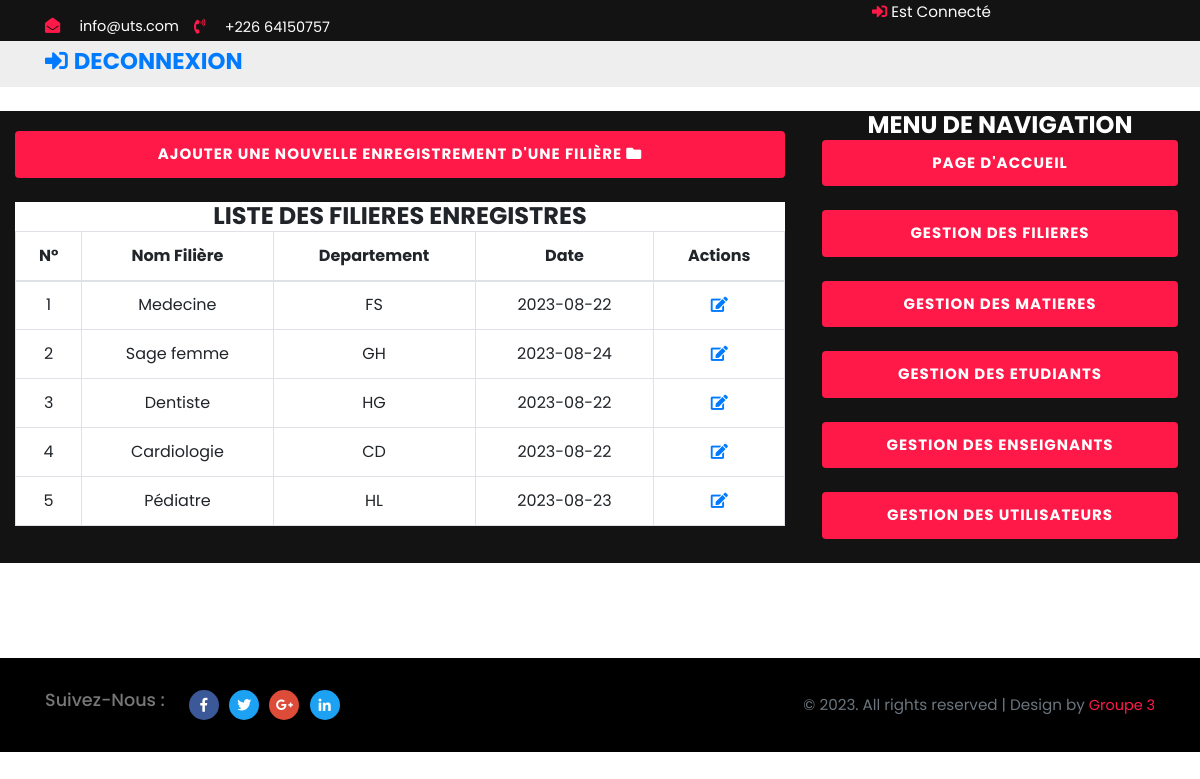
Page /view/filiere/liste.php on the committed database.
### tables this page shows
CREATE TABLE `filieres` (
  `IdFiliere` int(11) NOT NULL,
  `NomFiliere` varchar(25) NOT NULL,
  `Departement` varchar(25) NOT NULL,
  `Date` date NOT NULL
);

### class/FiliereManager.class.php (called while the page is built, shortened)
<?php
class FiliereManager
{
  private $_db;
   public function __construct($db)
   {
       $this->_db=$db;
   }
   public function liste()
   {
     $serv=[];
     $sql=$this->_db->query("SELECT * FROM filieres");
     $rows=$sql->fetchAll();
     foreach ($rows as $row) {
     $serv[]=new Filiere($row);
     }
     return $serv;
   }
}

### class/Filiere.class.php (called while the page is built, shortened)
<?php
  class Filiere
  {
    public function __get($propriete)
    {
      if(property_exists($this,$propriete))
      {
        return $this->$propriete;
      }
    }
}

### view/filiere/liste.php (the view, shortened to what this page needs)
<?php
$bd = bd();
$FilManag = new FiliereManager($bd);
$list = $FilManag->liste();
?>
<!DOCTYPE HTML>
<html lang="zxx">
<?php
include('../../include/head.php');
?>
<body>
    <?php
    include('../../include/header.php');
    ?>
    <div class="row justify-content-center align-items-center no-gutters banner-agile">
        <div class="col-lg-8">
            <div class="container">
                <div style="text-align: right;">
                    <a href="../filiere/new.php"><button class="btn btn-agile btn-block w-100"><strong>Ajouter une nouvelle Enregistrement d'une filière <span class="fas fa-folder"></strong></button></a>
                </div></br>
                <div style="text-align: center;">
                    <h4 style="background-color: white;"><strong>LISTE DES FILIERES ENREGISTRES</strong></h4>
                </div>
                <table style="background-color: white;" class="table table-bordered">
                    <tbody>
                        <tr class='text-center'>
                            <th scope="col">N°</th>
                            <th scope="col">Nom Filière</th>
                            <th scope="col">Departement</th>
                            <th scope="col">Date</th>
                            <th scope="col">Actions</th>
                        </tr>
                    </tbody>
                    <tr class='text-center'>
                            <?php
                            foreach ($list as $key => $value) {
                            ?>
                        <tr class='text-center'>
                            <td><?= $key + 1 ?></td>
                            <td><?= $value->NomFiliere ?></td>
                            <td><?= $value->Departement ?></td>
                            <td><?= $value->Date ?></td>
                            <td>
                                <a  href="edit.php?IdFiliere=<?= $value->IdFiliere ?>" type="button"> <i class="fa fa-edit log"></i> </a>
                            </td>
                        </tr>
                    <?php
                            }
                    ?>
                    </tr>
                </table>
            </div>
        </div>
        <div class="col-lg-4">
            <div class="wthree-form">
                <h4 style="text-align: center;">
                    <strong>
                        MENU DE NAVIGATION
                    </strong>
                </h4>
                <?php
                include('../../include/menu.php');
                ?>
            </div>
        </div>
    </div>
    <?php
    include('../../include/footer.php');
    ?>
</body>
</html>

### include/head.php (shortened to what this page needs)
<head>
    <link href="../../css/bootstrap.css" rel='stylesheet' type='text/css' />
    <link href="../../css/animate.css" rel="stylesheet" type="text/css" media="all">
    <link href="../../css/style.css" rel='stylesheet' type='text/css' />
    <link href="../../css/fontawesome-all.min.css" rel="stylesheet">
</head>

### include/header.php (shortened to what this page needs)
<header>
    <div class="header-top">
        <div class="container">
            <div class="row">
                <div class="col-md-6">
                    <ul class="d-flex header-agile">
                        <li>
                            <span class="fas fa-envelope-open"></span>
                            <a href="mailto:example@email.com" class="text-white">info@uts.com</a>
                        </li>
                        <li>
                            <span class="fas fa-phone-volume"></span>
                            <p class="d-inline text-white">+226 64150757</p>
                        </li>
                    </ul>
                </div>
                <div class="col-md-6 hearder-right-agile">
                    <div class="d-flex">
                        <div class="login-wthree my-auto">
                            <a href="accueil.php" class="text-white text-capitalize"> <span class="fas fa-sign-in-alt flash animated infinite"></span> <?= $user["nom"]; ?> <?= $user["prenom"]; ?> est connecté </a>
                        </div>
                    </div>
                </div>
            </div>
        </div>
    </div>
    <div class="header-bottom">
        <div class="container">
            <nav class="navbar navbar-expand-lg navbar-right p-0">
                <h4>
                    <a href="../../index.php"> <span class="fas fa-sign-in-alt flash animated infinite"></span> <strong>DECONNEXION</strong></a>
                </h4>
            </nav>
        </div>
    </div>
</header></br>

### include/menu.php
<div style="text-align: center;">
    <a href="../../accueil.php" class="mr-lg-3 mt-lg-0 mt-4" title="Accueil"><button class="btn btn-agile btn-block w-30"><strong>PAGE D'ACCUEIL</strong></button></a>
    <a href="../filiere/liste.php" class="mr-lg-3 mt-lg-0 mt-4" title="Gestion des filières"><button class="btn btn-agile btn-block w-30"><strong>GESTION DES FILIERES</strong></button></a>
    <a href="../matiere/liste.php" class="mr-lg-3 mt-lg-0 mt-4" title="Gestion des matières"><button class="btn btn-agile btn-block w-30"><strong>GESTION DES MATIERES</strong></button></a>
    <a href="../etudiant/liste.php" class="mr-lg-3 mt-lg-0 mt-4" title="Gestion des étudiants"><button class="btn btn-agile btn-block w-30"><strong>GESTION DES ETUDIANTS</strong></button></a>
    <a href="../enseignant/liste.php" class="mr-lg-3 mt-lg-0 mt-4" title="Gestion des enseignants"><button class="btn btn-agile btn-block w-30"><strong>GESTION DES ENSEIGNANTS</strong></button></a>
    <a href="../utilisateur/liste.php" class="mr-lg-3 mt-lg-0 mt-4" title="Gestion des utilisateurs"><button class="btn btn-agile btn-block w-30"><strong>GESTION DES UTILISATEURS</strong></button></a>
</div>

### include/footer.php
<div style="height: 95px;"></div>
<footer>
    <div class="container">
        <div class="row">
            <div class="col-lg-6">
                <div class="social-icons d-flex  my-auto justify-content-lg-start justify-content-center">
                    <h2 class="mr-4">Suivez-nous :</h2>
                    <ul class="social-iconsv2 agileinfo">
                        <li>
                            <a href="#">
                                <i class="fab fa-facebook-f"></i>
                            </a>
                        </li>
                        <li>
                            <a href="#">
                                <i class="fab fa-twitter"></i>
                            </a>
                        </li>
                        <li>
                            <a href="#">
                                <i class="fab fa-google-plus-g"></i>
                            </a>
                        </li>
                        <li>
                            <a href="#">
                                <i class="fab fa-linkedin-in"></i>
                            </a>
                        </li>
                    </ul>
                </div>
            </div>
            <div class="col-lg-6 my-lg-auto mt-3">
                <div class="cpy-right text-lg-right text-center">
                    <p class="text-secondary">© 2023. All rights reserved | Design by
                        <a href="#"> Groupe 3</a>
                    </p>
                </div>
            </div>
        </div>
    </div>
</footer>

### css/style.css (style rules this page uses)
html, body { font-family: 'Poppins', sans-serif; font-size: 100%; overflow-x: hidden; background: #fff; }
body a, .btn-agile { transition: 0.5s all; -webkit-transition: 0.5s all; -moz-transition: 0.5s all; -o-transition: 0.5s all; -ms-transition: 0.5s all; text-decoration: none; }
h1, h2, h3, h4, h5, h6 { margin: 0; font-family: 'Poppins', sans-serif; }
p { line-height: 1.8; font-size: 0.95em; color: #777; margin: 0; }
ul { margin: 0; padding: 0; }
li { list-style-type: none; font-size: 0.95em; }
a { font-size: 0.95em; }
ul.d-flex.header-agile li span { margin-right: 1em; color: #ff1949; }
ul.d-flex.header-agile li:first-child { margin-right: 1em; }
.hearder-right-agile { padding-left: 13em; }
.header-top { background: #131313; }
ul.d-flex.header-agile { padding-top: 15px; }
.header-bottom { padding: 6px 0 11px; background: #eee; }
.btn-agile { font-size: 15px; letter-spacing: 1px; color: #fff; background: #ff1949; -webkit-box-flex: 1; -webkit-flex: 1 1 auto; -ms-flex: 1 1 auto; flex: 1 1 auto; padding: 12px 0; border: none; text-align: center; text-transform: uppercase; position: relative; overflow: hidden; transition: 0.5s all; -webkit-transition: 0.5s all; -moz-transition: 0.5s all; -o-transition: 0.5s all; -ms-transition: 0.5s all; }
.btn-agile:after { position: absolute; -webkit-transition: .3s; transition: .3s; content: ''; width: 0; left: 50%; bottom: 0; height: 3px; background: #ff1948; }
.login-wthree.my-auto { margin-left: 4em; }
.login-wthree span { color: #ff1949; }
.register-form, .banner-agile { background: #131313; }
.wthree-form { padding: 0em 3em; }
.wthree-form h4 { color: #fff; text-transform: capitalize; font-size: 1.5em; }
.social-icons h2 { font-size: 1.1em; text-transform: capitalize; color: #777; }
ul.social-iconsv2 li { display: inline-block; margin-right: 6px; border-radius: 50%; }
ul.social-iconsv2 li a { text-decoration: none; font-size: 16px; color: #fff; }
ul.social-iconsv2 li a i.fab { font-size: 14px; line-height: 30px; width: 30px; height: 30px; border-radius: 50%; text-align: center; background-color: transparent; transition: all 0.5s ease-in-out; -webkit-transition: all 0.5s ease-in-out; -moz-transition: all 0.5s ease-in-out; -o-transition: all 0.5s ease-in-out; -ms-transition: all 0.5s ease-in-out; }
ul.social-iconsv2 li:first-child { background: #3b5998; color: #fff; }
ul.social-iconsv2 li:last-child,ul.social-iconsv2 li:nth-child(2) { background: #1da1f2; color: #000; }
ul.social-iconsv2 li:nth-child(3) { background: #dd4b39; color: #000; }
footer { padding: 2em 0; background: #000; }
.cpy-right p a { color: #ff1949; }
@media screen and (max-width: 1366px) { .wthree-form { padding: 0em 1.4em; } }

### rows in the picture
filieres: NomFiliere "Medecine", Departement "FS", Date "2023-08-22"
filieres: NomFiliere "Sage femme", Departement "GH", Date "2023-08-24"
filieres: NomFiliere "Dentiste", Departement "HG", Date "2023-08-22"
filieres: NomFiliere "Cardiologie", Departement "CD", Date "2023-08-22"
filieres: NomFiliere "Pédiatre", Departement "HL", Date "2023-08-23"
